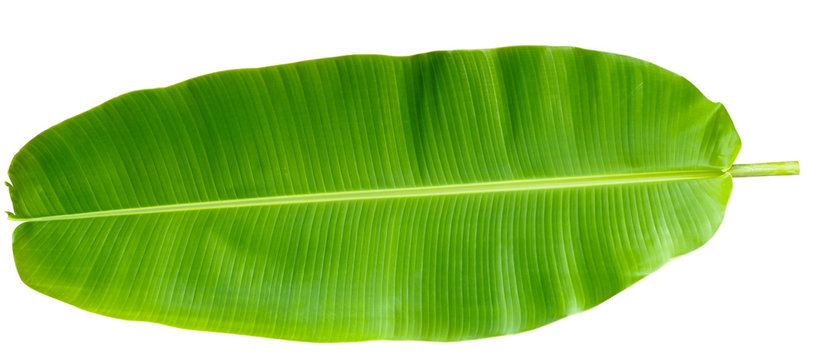
#> input picture dataset/banana/banana1.jpg, 825 x 360 px, given as the content of the folder dataset/mango, which was not available
$ jupyter execute leafdetection.ipynb
#> lines starting #> are read from the running program, lines starting #| are printed output that depends on the picture; after the words box and inside, x2 and y2 are one past the last pixel; in counts of white or black regions, pixels touching at a corner belong together; pictures that were not available may be replaced by others from this repository, and a replacement may not be noted
[cell 1]
import cv2
import numpy as np
from sklearn.ensemble import RandomForestClassifier
from sklearn.model_selection import train_test_split
from sklearn.metrics import accuracy_score
import os

[cell 2]
import cv2
import numpy as np
from sklearn.ensemble import RandomForestClassifier
import os

# 1. Feature extraction function (same as before, but with image check)
def extract_leaf_features(image_path):
#> called with image_path = 'dataset/mango/banana1.jpg'
    img = cv2.imread(image_path)
#> img is the input picture: shape (360, 825, 3); mean B, G, R 113.1, 200.2, 160.3
    if img is None:
        print(f"[ERROR] Could not read image at path: {image_path}")
        return None
    img = cv2.resize(img, (300, 300))
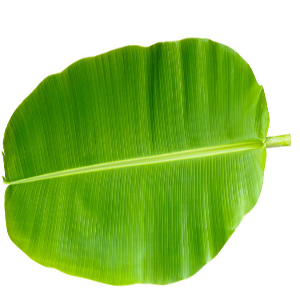
#> img: shape (300, 300, 3); mean B, G, R 113, 200.1, 160.2
    gray = cv2.cvtColor(img, cv2.COLOR_BGR2GRAY)
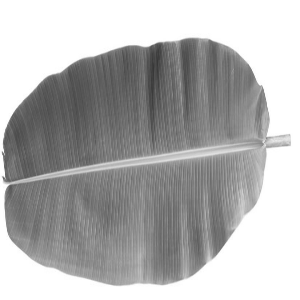
#> gray: shape (300, 300); min 55, max 255, mean 178.3
    _, thresh = cv2.threshold(gray, 127, 255, cv2.THRESH_BINARY_INV + cv2.THRESH_OTSU)
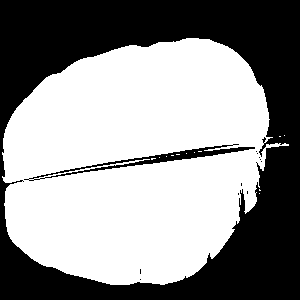
#> thresh: shape (300, 300); 57.2% white; 12 black regions (10 under 20 px)
    contours, _ = cv2.findContours(thresh, cv2.RETR_EXTERNAL, cv2.CHAIN_APPROX_SIMPLE)
#> contours = 5 contours, 4 with area under 20; largest, box (x1, y1, x2, y2) and area: (2, 38, 289, 285) 52180
    if not contours:
        return None
    cnt = max(contours, key=cv2.contourArea)
#> cnt = contour of 479 points, box (x1, y1, x2, y2) (2, 38, 289, 285), area 52180
    area = cv2.contourArea(cnt)
#> area = 52180
    perimeter = cv2.arcLength(cnt, True)
#> perimeter = 1151.1
    x, y, w, h = cv2.boundingRect(cnt)
#> x = 2; y = 38; w = 287; h = 247
    aspect_ratio = float(w) / h
#> aspect_ratio = 1.16
    extent = float(area) / (w * h)
#> extent = 0.736
    hull = cv2.convexHull(cnt)
#> hull = contour of 53 points, box (x1, y1, x2, y2) (2, 38, 289, 285), area 54261
    hull_area = cv2.contourArea(hull)
#> hull_area = 54261
    solidity = float(area) / hull_area if hull_area != 0 else 0
#> solidity = 0.962
    return [area, perimeter, aspect_ratio, extent, solidity]

# 2. Load dataset and train model
def load_dataset(folder_mango, folder_banana, folder_maple):
    X, y = [], []

    # Mango leaves
    for f in os.listdir(folder_mango):
        features = extract_leaf_features(os.path.join(folder_mango, f))
        if features:
            X.append(features)
            y.append(0)  # Mango


    for f in os.listdir(folder_banana):
        features = extract_leaf_features(os.path.join(folder_banana, f))
        if features:
            X.append(features)
            y.append(1)
#> pass 2 of the loop in load_dataset, `for f in os.listdir(folder_banana):`:
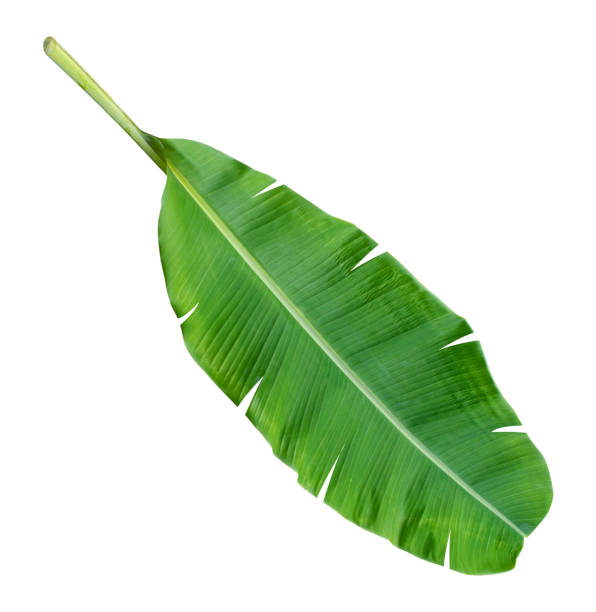
#> input picture dataset/banana/banana2.jpg, 596 x 612 px
#> in extract_leaf_features, img is the input picture: shape (612, 596, 3); mean B, G, R 202.7, 227.8, 209.8
#> img: shape (300, 300, 3)
#> in extract_leaf_features (call 3), `gray = cv2.cvtColor(img, cv2.COLOR_BGR2GRAY)`:
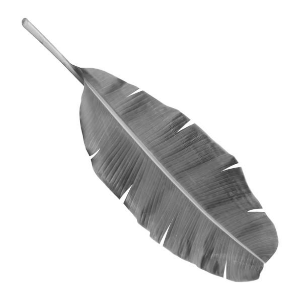
#> gray: shape (300, 300); min 55, max 255, mean 219.5
#> in extract_leaf_features (call 3), `_, thresh = cv2.threshold(gray, 127, 255, cv2.THRESH_BINARY_INV + cv2...`:
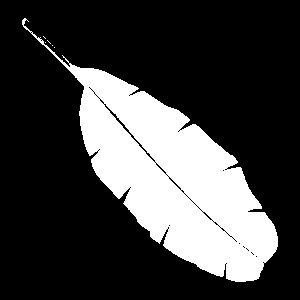
#> thresh: shape (300, 300); 25.2% white; 6 white regions (5 under 20 px)
#> contours = 6 contours, 5 with area under 20; largest, box (x1, y1, x2, y2) and area: (22, 18, 278, 282) 22527
#> cnt = contour of 461 points, box (x1, y1, x2, y2) (22, 18, 278, 282), area 22527
#> area = 22527
#> perimeter = 1073.4
#> in extract_leaf_features (call 3), `x, y, w, h = cv2.boundingRect(cnt)`: x = 22; y = 18; w = 256; h = 264
#> aspect_ratio = 0.97
#> extent = 0.333
#> hull = contour of 34 points, box (x1, y1, x2, y2) (22, 18, 278, 282), area 26538
#> hull_area = 26537.5
#> solidity = 0.849


    for f in os.listdir(folder_maple):
        features = extract_leaf_features(os.path.join(folder_maple, f))
#> in extract_leaf_features (call 4), `contours, _ = cv2.findContours(thresh, cv2.RETR_EXTERNAL, cv2.CHAIN_AP..`: contours = 5 contours, 4 with area under 20; largest, box (x1, y1, x2, y2) and area: (2, 38, 289, 285) 52180
        if features:
            X.append(features)
            y.append(2)

    return np.array(X), np.array(y)


X, y = load_dataset('dataset/mango', 'dataset/banana', 'dataset/maple')
#> X = [[52180, 1151.1, 1.16, 0.736, 0.962], [52180, 1151.1, 1.16, 0.736, 0.962], [22527, 1073.4, 0.97, 0.333, 0.849], [52180, 1151.1, 1.16, 0.736, 0.962]]; y = [0, 1, 1, 2]
model = RandomForestClassifier()
model.fit(X, y)


def predict_leaf(image_path):
    features = extract_leaf_features(image_path)
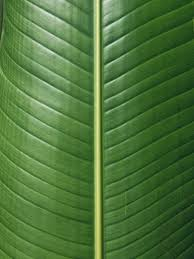
#> input picture test_leaf.jpeg, 194 x 259 px
#> in extract_leaf_features, img is the input picture: shape (259, 194, 3); mean B, G, R 58.5, 117, 77.4
#> in extract_leaf_features (call 5), `img = cv2.resize(img, (300, 300))`:
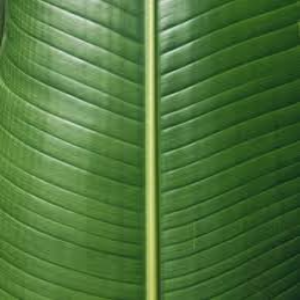
#> img: shape (300, 300, 3); mean B, G, R 58.4, 116.9, 77.2
#> in extract_leaf_features (call 5), `gray = cv2.cvtColor(img, cv2.COLOR_BGR2GRAY)`:
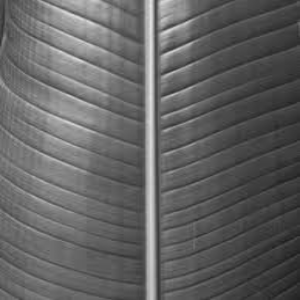
#> gray: shape (300, 300); min 29, max 230, mean 98.3
#> in extract_leaf_features (call 5), `_, thresh = cv2.threshold(gray, 127, 255, cv2.THRESH_BINARY_INV + cv2...`:
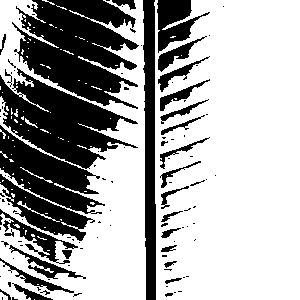
#> thresh: shape (300, 300); 66.5% white; 115 black regions (83 under 20 px)
#> in extract_leaf_features (call 5), `contours, _ = cv2.findContours(thresh, cv2.RETR_EXTERNAL, cv2.CHAIN_AP..`: contours = 92 contours, 88 with area under 20; largest, box (x1, y1, x2, y2) and area: (154, 0, 300, 300) 41494, (0, 0, 146, 300) 18862, (17, 201, 60, 222) 36, (0, 292, 8, 300) 29
#> in extract_leaf_features (call 5), `cnt = max(contours, key=cv2.contourArea)`: cnt = contour of 126 points, box (x1, y1, x2, y2) (154, 0, 300, 300), area 41494
#> in extract_leaf_features (call 5), `area = cv2.contourArea(cnt)`: area = 41494
#> in extract_leaf_features (call 5), `perimeter = cv2.arcLength(cnt, True)`: perimeter = 1095.1
#> in extract_leaf_features (call 5), `x, y, w, h = cv2.boundingRect(cnt)`: x = 154; y = 0; w = 146; h = 300
#> in extract_leaf_features (call 5), `aspect_ratio = float(w) / h`: aspect_ratio = 0.487
#> in extract_leaf_features (call 5), `extent = float(area) / (w * h)`: extent = 0.947
#> in extract_leaf_features (call 5), `hull = cv2.convexHull(cnt)`: hull = [[299, 0], [299, 299], [156, 299], [155, 203], [154, 5], [154, 2], [155, 0]]
#> in extract_leaf_features (call 5), `hull_area = cv2.contourArea(hull)`: hull_area = 43111
#> features = [41494, 1095.1, 0.487, 0.947, 0.962]
    if features:
        label = model.predict([features])[0]
#> label = 1
        if label == 0:
            return "Mango Leaf 🥭"
        elif label == 1:
            return "Banana Leaf 🍌"
        elif label == 2:
            return "Maple Leaf 🍁"
    else:
        return "Could not read or process image."

# Example usage:
test_image = 'test_leaf.jpeg'
prediction = predict_leaf(test_image)
print(f"Prediction: {prediction}")
